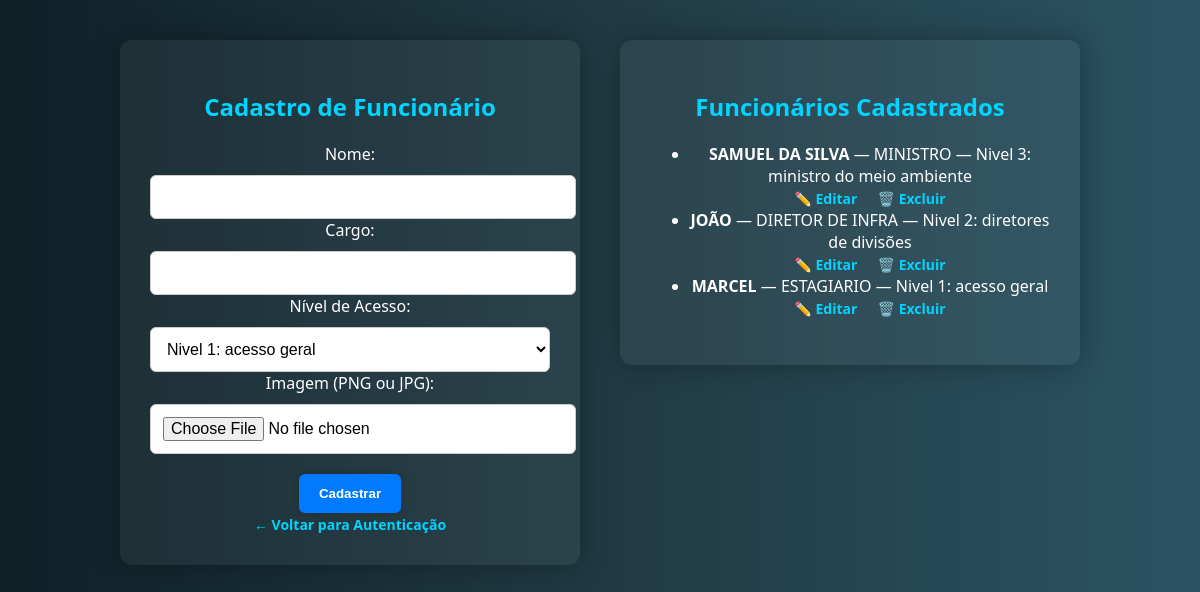
Page /cadastro on the committed database.
### tables this page shows
CREATE TABLE funcionarios (
            id INTEGER PRIMARY KEY AUTOINCREMENT,
            nome TEXT NOT NULL,
            cargo TEXT NOT NULL,
            nivel_acesso TEXT NOT NULL,
            imagem TEXT NOT NULL
        );

### app.py (the view, shortened to what this page needs)
@app.route('/cadastro', methods=['GET', 'POST'])
def cadastro():
    conn = sqlite3.connect('banco.db')
    cursor = conn.cursor()
    cursor.execute('SELECT id, nome, cargo, nivel_acesso FROM funcionarios')
    funcionarios = cursor.fetchall()
    conn.close()
    return render_template('cadastro.html', funcionarios=funcionarios)

### templates/cadastro.html (shortened to what this page needs)
<!DOCTYPE html>
<html lang="pt-br">
<head>
    <link rel="stylesheet" href="{{ url_for('static', filename='css/estilo.css') }}">
</head>
<body>
    <div class="cadastro-container">
        <div class="form-box">
            <h2>Cadastro de Funcionário</h2>
            <form method="POST" enctype="multipart/form-data">
                <label>Nome:</label>
                <input type="text" name="nome" style="text-transform:uppercase;" required>
                <label>Cargo:</label>
                <input type="text" name="cargo" required>
                <label>Nível de Acesso:</label>
                <select name="nivel" required>
                    <option value="Nivel 1: acesso geral">Nivel 1: acesso geral</option>
                </select>
                <label>Imagem (PNG ou JPG):</label>
                <input type="file" name="imagem" accept="image/*" required>
                <button type="submit">Cadastrar</button>
            </form>
            <div class="voltar">
                <a href="/">← Voltar para Autenticação</a>
            </div>
        </div>
        <div class="lista-box">
            <h2>Funcionários Cadastrados</h2>
            <ul>
                {% for f in funcionarios %}
                    <li>
                        <strong>{{ f[1] }}</strong>
                        — {{ f[2] }} — {{ f[3] }}<br>
                        <a href="/editar/{{ f[0] }}">✏️ Editar</a>
                        <a href="/excluir/{{ f[0] }}" onclick="return confirm('Excluir {{ f[1] }}?')">🗑️ Excluir</a>
                    </li>
                {% endfor %}
            </ul>
        </div>
    </div>
</body>
</html>

### static/css/estilo.css (style rules this page uses)
body { margin: 0; padding: 0; font-family: 'Segoe UI', sans-serif; background: linear-gradient(to right, #0f2027, #203a43, #2c5364); color: #fff; display: block; }
.cadastro-container { display: flex; justify-content: center; align-items: flex-start; gap: 40px; padding: 40px 20px; max-width: 1000px; margin: 0 auto; flex-wrap: wrap; }
.cadastro-container .form-box, .cadastro-container .lista-box { flex: 1 1 400px; max-width: 400px; background-color: rgba(255,255,255,0.05); padding: 30px; border-radius: 12px; box-shadow: 0 0 30px rgba(0,0,0,0.3); text-align: center; }
.lista-box a { color: #00d4ff; font-weight: bold; text-decoration: none; margin: 0 8px; font-size: 14px; transition: color 0.3s ease; }
h1, h2, h3 { color: #00d4ff; margin-bottom: 20px; }
input, select { width: 100%; padding: 12px; margin-top: 10px; border-radius: 6px; border: 1px solid #ccc; font-size: 16px; background-color: #fff; color: #000; }
button, .cadastro-link, .botao-relatorio, .relatorio-link, .acoes-box a { padding: 12px 20px; background-color: #007bff; color: white; font-weight: bold; border: none; border-radius: 6px; text-decoration: none; transition: background-color 0.3s ease; display: inline-block; margin-top: 20px; box-shadow: 0 0 10px rgba(0,0,0,0.2); }
.voltar a { text-decoration: none; color: #00d4ff; font-weight: bold; font-size: 14px; }
body { background-attachment: fixed; }

### rows in the picture
funcionarios: nome "SAMUEL DA SILVA", cargo "MINISTRO", nivel_acesso "Nivel 3: ministro do meio ambiente"
funcionarios: nome "JOÃO", cargo "DIRETOR DE INFRA", nivel_acesso "Nivel 2: diretores de divisões"
funcionarios: nome "MARCEL", cargo "ESTAGIARIO", nivel_acesso "Nivel 1: acesso geral"
